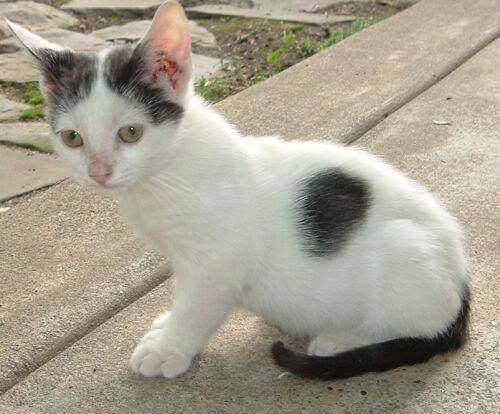
#> input picture ImageExample/cat.jpg, 500 x 414 px
$ python '直方图与傅里叶变换.py'
#> lines starting #> are read from the running program, lines starting #| are printed output that depends on the picture
# -*- coding:utf-8 -*-
"""
# @Time  :2020/8/2 15:04
#@Author :Wesley
#@File   :直方图与傅里叶变换.py
#@IDE    :PyCharm
#@Email  :984@qq.com
"""
import cv2
import matplotlib.pyplot as plt

img = cv2.imread('./ImageExample/cat.jpg', 0)
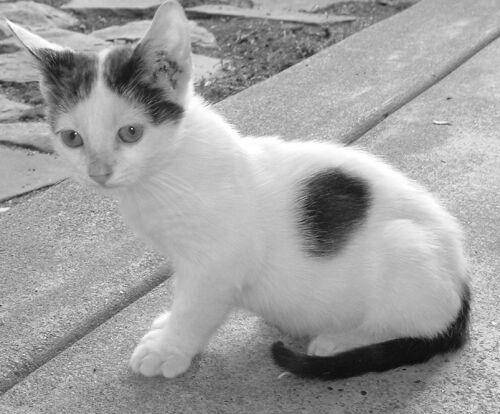
#> img: shape (414, 500); min 0, max 255, mean 159.9
# hist=cv2.calcHist([img],[0],None,[256],[0,255])
# plt.hist(img.ravel(),256)
color = ('b', 'g', 'r')

for i, col in enumerate(color):
#> (the run stopped early here; a loop or call above may not have finished)

$ run again, with ImageExample/clahe.jpg copied over ImageExample/cat.jpg
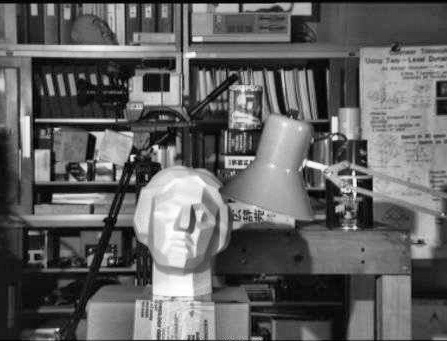
#> input picture ImageExample/clahe.jpg, 447 x 341 px
#> img is the input picture: shape (341, 447); min 0, max 255, mean 97.8

$ run again, with ImageExample/dog.jpg copied over ImageExample/cat.jpg
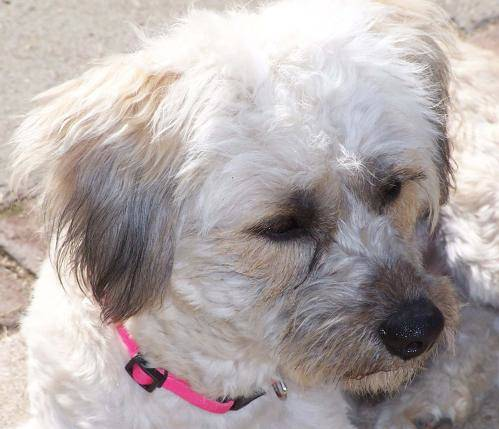
#> input picture ImageExample/dog.jpg, 499 x 429 px
#> `img = cv2.imread('./ImageExample/cat.jpg', 0)`:
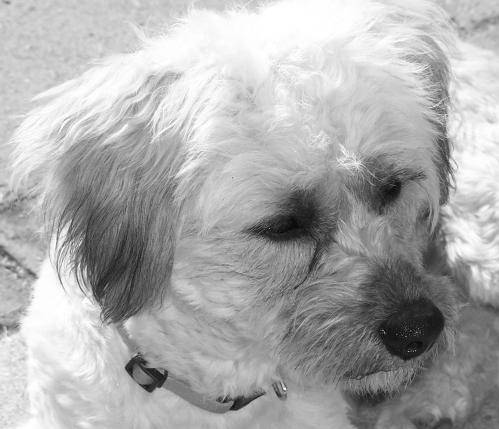
#> img: shape (429, 499); min 0, max 255, mean 172.5
